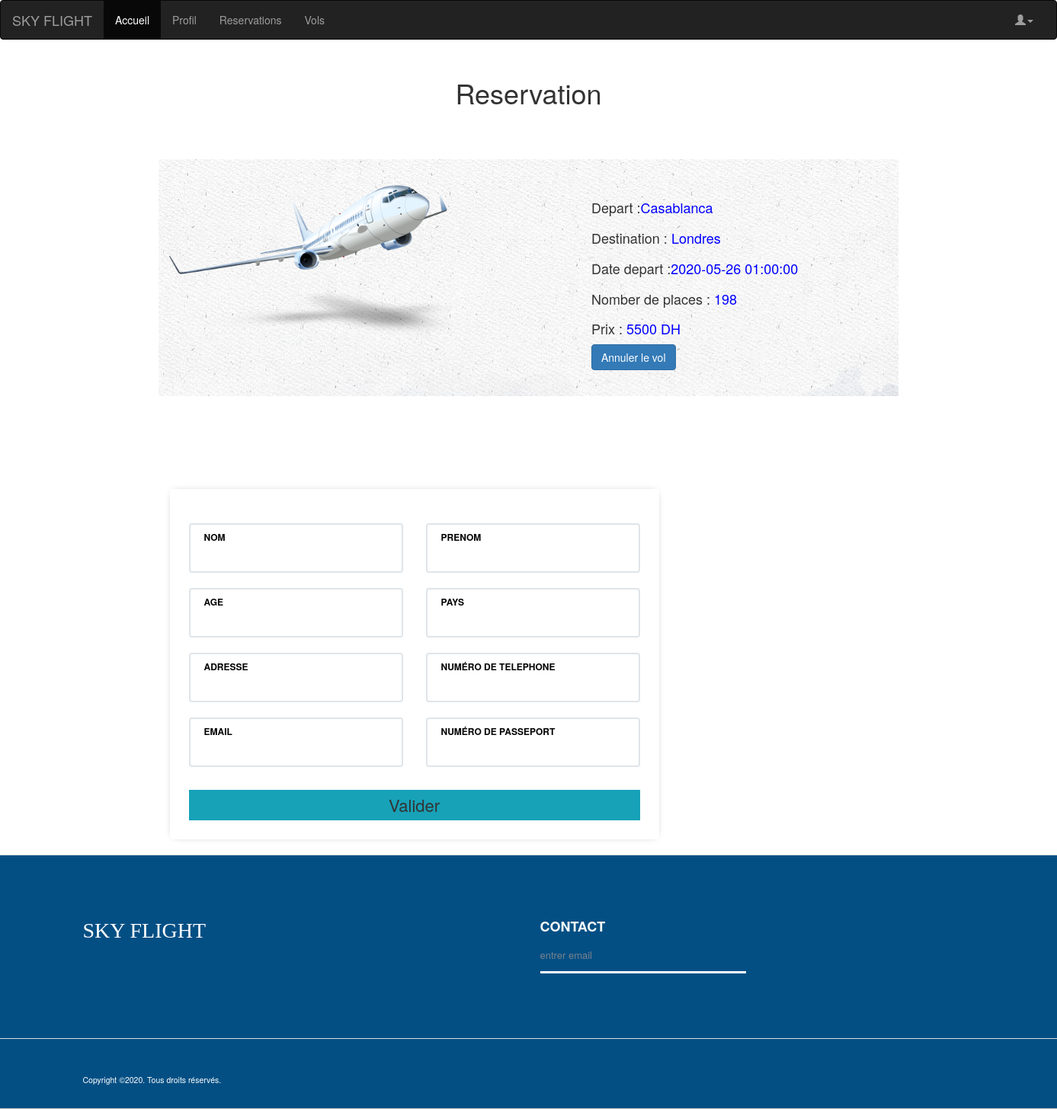
The page /reservation.php?id=6 on the database as committed earlier.
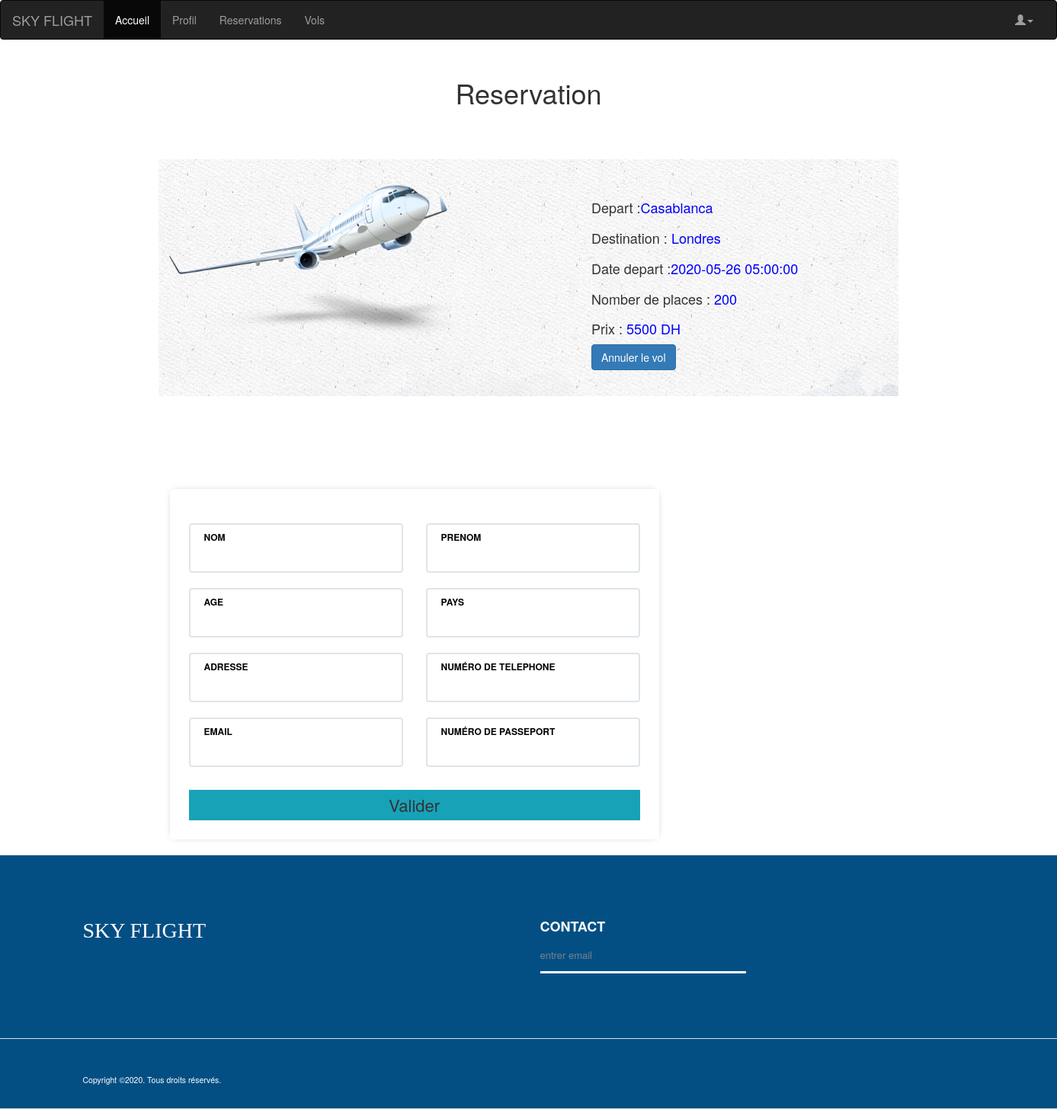
The same page on the database as committed later.
### tables this page shows
CREATE TABLE IF NOT EXISTS `vols` (
  `id` int(11) NOT NULL AUTO_INCREMENT,
  `depart` varchar(254) DEFAULT NULL,
  `destination` varchar(254) DEFAULT NULL,
  `date_depart` datetime DEFAULT NULL,
  `num_place` int(11) DEFAULT NULL,
  `prix` int(11) DEFAULT NULL,
  PRIMARY KEY (`id`)
);

### vol.php (called while the page is built, shortened)
<?php
class Vol
{
    function getVolById($id) {
        include 'dbConnect.php';
    						$query = "SELECT * FROM vols WHERE id='$id'";
								$stmt = $conn->prepare($query);
								$stmt->execute();
                                $result = $stmt->get_result();
                                return $result;
    }
}
?>

### reservation.php (the view, shortened to what this page needs)
<?php
include"vol.php";
$vol=new Vol();
$id=$_GET['id'];
$result=$vol->getVolById($id);
$row = $result->fetch_assoc();
?>
<!DOCTYPE html>
<html lang="en">
<head>
  <link rel="stylesheet" href="https://maxcdn.bootstrapcdn.com/bootstrap/3.4.1/css/bootstrap.min.css">
  <link rel="stylesheet" href="css/style.css"/>
</head>
<body>
<?php
include('menu.php');
?>
<h1>Reservation</h1>
	<div class="flex">
		<section class="t">
			<div class="container py-3">
				<div class="card">
					<div class="row ">
						<div class="col-md-4">
							<img class="plane" src="img/580b585b2edbce24c47b2d14.png" class="w-100">
						</div>
						<div class="col-md-8 px-3">
							<div class="card-block cc px-3">
								<h4 class="card-title">Depart :<span style="color:blue"><?= $row['depart']; ?></span></h4>
								<h4 class="card-title">Destination : <span style="color:blue"><?= $row['destination']; ?></span></h4>
								<h4 class="card-title">Date depart :<span style="color:blue"><?= $row['date_depart']; ?> </span> </h4>
								<h4 class="card-title">Nomber de places : <span style="color:blue"><?= $row['num_place']; ?></span></h4>
								<h4 class="card-title">Prix : <span style="color:blue"><?= $row['prix'];  ?> DH</span> </h4>
								<a href="index.php" class="btn btn-primary">Annuler le vol</a>
							</div>
						</div>
					</div>
				</div>
			</div>
	</div>
	<div>
		<div class="section-center">
			<div class="container">
				<div class="row">
					<div class="col-md-7 col-md-offset-1">
						<div class="booking-form">
							<form action="<?php echo $_SERVER['PHP_SELF']; ?>" method="POST">
								<div class="row">
									<div class="col-md-6">
										<div class="form-group">
											<span class="form-label">Nom</span>
											<input class="form-control" name="nom" type="text" required>
										</div>
									</div>
									<div class="col-md-6">
										<div class="form-group">
											<span class="form-label">Prenom</span>
											<input class="form-control" name="prenom" type="text" required>
										</div>
									</div>
								</div>
								<div class="row">
									<div class="col-md-6">
										<div class="form-group">
											<span class="form-label">Age</span>
											<input class="form-control" name="age" type="number" required>
										</div>
									</div>
									<div class="col-md-6">
										<div class="form-group">
											<span class="form-label">Pays </span>
											<input class="form-control" name="pays" type="text" required>
										</div>
									</div>
									<div class="col-md-6">
										<div class="form-group">
											<span class="form-label">Adresse </span>
											<input class="form-control" name="adresse" type="text" required>
										</div>
									</div>
									<div class="col-md-6">
										<div class="form-group">
											<span class="form-label">Numéro de telephone </span>
											<input class="form-control" name="tele" type="number" required>
										</div>
									</div>
									<div class="col-md-6">
										<div class="form-group">
											<span class="form-label">Email </span>
											<input class="form-control" name="email" type="email" required>
										</div>
									</div>
									<div class="col-md-6">
										<div class="form-group">
											<span class="form-label">Numéro de passeport </span>
											<input class="form-control" name="passeport" type="number" required>
										</div>
									</div>
								</div>
								<div class="form-btn">
									<button type="submit" class="s22" name="add">Valider</button>
								</div>
							</form>
						</div>
					</div>
				</div>
			</div>
		</div>
	</div>
	<?php
	 include"footer.php"
	?>
</body>
</html>

Rows that differ between the two databases and show on the page:
changed vols "Casablanca": date_depart "2020-05-26 01:00:00" → "2020-05-26 05:00:00"; num_place "198" → "200"
